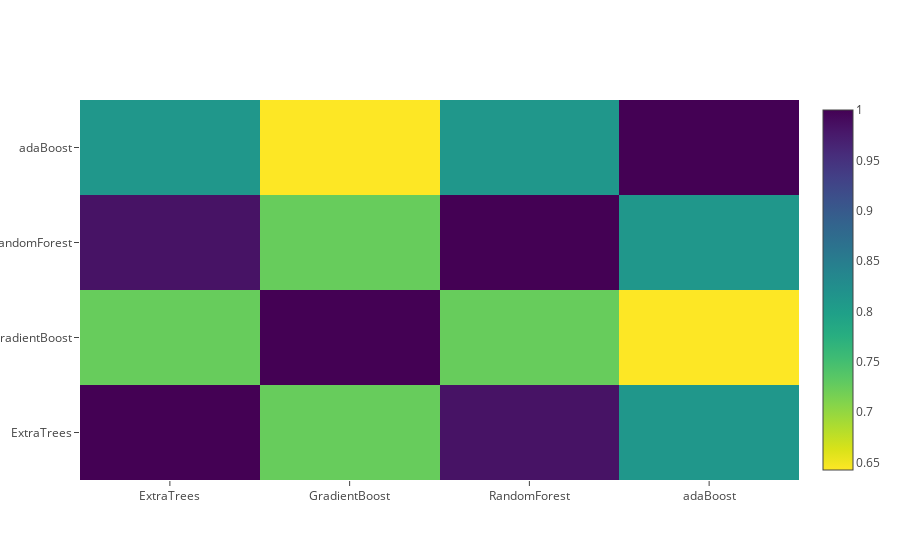

Write notebook code for a chart like this one.
### Code cell
## Correlation Heatmap of the Second Level Training set

data = [
    go.Heatmap(
        z= base_predictions_train.astype(float).corr().values ,
        x=base_predictions_train.columns.values,
        y= base_predictions_train.columns.values,
          colorscale='Viridis',
            showscale=True,
            reversescale = True
    )
]
py.iplot(data, filename='labelled-heatmap')

### Figure 1 — Plotly figure (JSON) as saved in the notebook; plotly's stock layout.template omitted (floating-point values rounded to 4 significant figures)
{"data": [{"colorscale": "Viridis", "reversescale": true, "showscale": true, "type": "heatmap", "x": ["ExtraTrees", "GradientBoost", "RandomForest", "adaBoost"], "y": ["ExtraTrees", "GradientBoost", "RandomForest", "adaBoost"], "z": [[1, 0.7254, 0.9827, 0.8122], [0.7254, 1, 0.7254, 0.6426], [0.9827, 0.7254, 1, 0.8122], [0.8122, 0.6426, 0.8122, 1]]}], "layout": {}}
